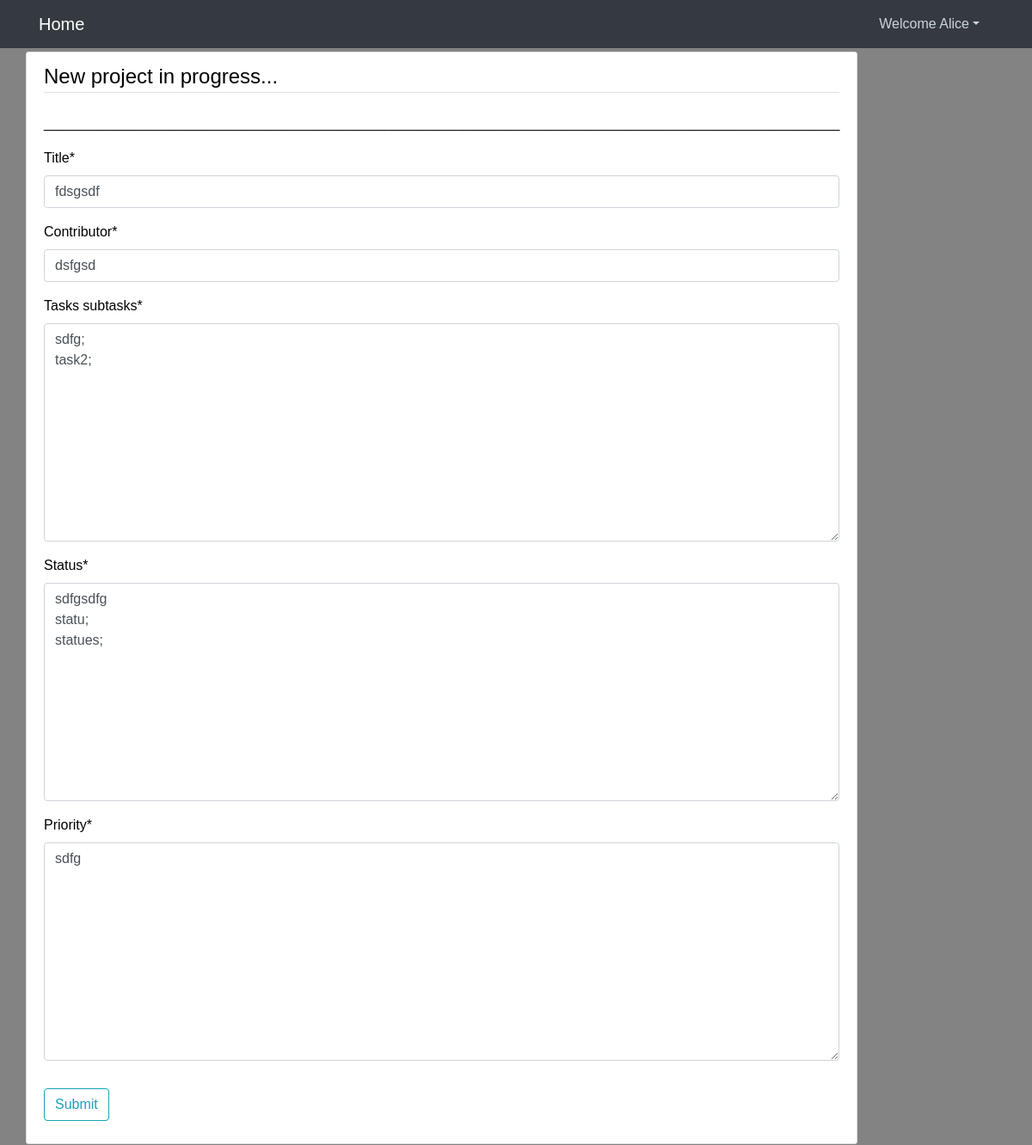
/post/16/update (signed in), run on the app's committed database.
### blog/models.py (models this page shows, shortened)
class Post(models.Model):
    date_posted = models.DateTimeField(default=timezone.now)
    author = models.ForeignKey(User, on_delete=models.CASCADE)
    title = models.CharField(max_length=100)
    contributor = models.CharField(max_length=100)
    status = models.TextField()
    tasks_subtasks =  models.TextField()
    priority =  models.TextField()
    class Meta:
        ordering = ['contributor']

### blog/views.py (the view, shortened to what this page needs)
# urls.py: path('post/<int:pk>/update', PostUpdateView.as_view(), name='post-update'),
class PostUpdateView(LoginRequiredMixin, UserPassesTestMixin, UpdateView):
    model = Post
    fields =['title','contributor','tasks_subtasks','status','priority']
    def test_func(self):
        post = self.get_object()
        return True

### blog/templates/Blog/post_form.html (shortened to what this page needs)
{% extends "blog/base.html" %}
{% load crispy_forms_tags %}
{% block content %}
<div class="content-section">
   <form method="POST">
   <fieldset class="form-group">
      {% if object.author == user %}
      <legend class="border-bottom mb-4"> Update the project in progress...</legend>
      {% else %}
      <legend class="border-bottom mb-4"> New project in progress...</legend>
      {% endif %}
      <p>________________________________________________________________________________________________________</p>
     {{ form|crispy }}
   </fieldset>
   <div class="form-group">
      <button class="btn btn-outline-info" onclick="afficherMessage()" type="submit"> Submit</button>
   </div>
</form>
</div>
{% endblock %}

### blog/templates/Blog/base.html (shortened to what this page needs)
{% load static %}
<!DOCTYPE html>
<html lang="en">
<head>
    <link href="https://cdn.jsdelivr.net/npm/bootstrap@4.0.0/dist/css/bootstrap.min.css"
 rel="stylesheet">
    <link rel="stylesheet" type="text/css" href="{% static 'blog/main.css' %}">
</head>
<body>
<header class="site-header">
    <nav class="navbar navbar-expand-md navbar-dark bg-dark fixed-top">
        <div class="container">
            <a class="navbar-brand mr-4" href="{% url 'blog-home' %}">Home</a>
            <div class="collapse navbar-collapse" id="navbarToggle">
                <div class="navbar-nav">
                    {% if user.is_authenticated %}
                    <ul class="navbar-nav mr-2">
                        <li class="nav-item dropdown">
                        <a class="nav-link dropdown-toggle" href='#' id="navbarDropdown" role="button" data-toggle="dropdown"> Welcome {{request.user}}</a>
                    {% else %}
                    <a class="nav-item nav-link" href="{% url 'login' %}">Login</a>
                    <a class="nav-item nav-link" href="{% url 'register' %}">Register</a>
                    {% endif %}
            </div>
        </div>
    </nav>
</header>
<main role="main" class="container">
    <div class="row">
        <div class="col-md-20">
            {% block content %}{% endblock %}
        </div>
    </div>
</main>
</body>
</html>

### blog/static/blog/main.css (style rules this page uses)
* { margin: 0; padding: 0; box-sizing: border-box; }
body { background: #838383; color: #000000; margin-top: 5rem; margin: 0; }
header { display: flex; justify-content: center; align-items: center; height: 60px; }
ul { margin: 0; }
.site-header .navbar-nav .nav-link { color: #cbd5db; }
.content-section { background: #ffffff; padding: 10px 20px; border: 1px solid #dddddd; border-radius: 3px; margin-bottom: 20px; max-width: 1300px; }
body { font-family: Arial, sans-serif; }

### data on the page
Post: title "fdsgsdf", contributor "dsfgsd", tasks_subtasks "sdfg; task2;", status "sdfgsdfg statu; statues;", priority "sdfg"

### other printed values
{{ request.user }} "Alice"
